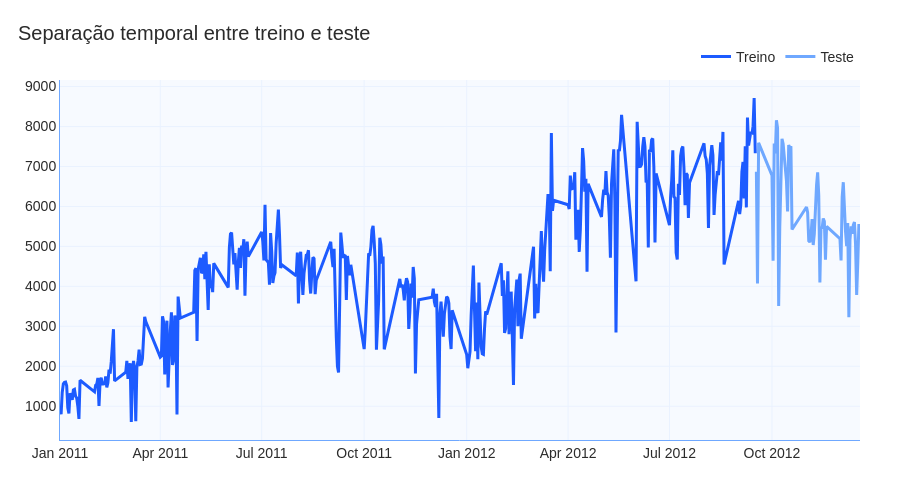

Here is the notebook cell this chart was saved with:
### Markdown cell above
### 05.06 Visualizar treino e teste

### Code cell
fig = go.Figure()

fig.add_trace(
    go.Scatter(
        x=treino["data_hora"],
        y=treino["demanda"],
        mode="lines",
        name="Treino",
        line=dict(color=CORES["azul_principal"], width=3)
    )
)

fig.add_trace(
    go.Scatter(
        x=teste["data_hora"],
        y=teste["demanda"],
        mode="lines",
        name="Teste",
        line=dict(color=CORES["azul_claro"], width=3)
    )
)

fig = aplicar_layout_padrao(
    fig,
    titulo="Separação temporal entre treino e teste",
    altura=500
)

fig.show()

### Figure 1 — Plotly figure (JSON) as saved in the notebook; plotly's stock layout.template omitted (floating-point values rounded to 4 significant figures; data arrays with more than 128 entries replaced by an {"elided": "..."} marker saying what was removed)
{"data": [{"line": {"color": "#1D5BFF", "width": 3}, "mode": "lines", "name": "Treino", "type": "scatter", "x": {"elided": "396 str values"}, "y": {"elided": "396 int values"}}, {"line": {"color": "#6FA8FF", "width": 3}, "mode": "lines", "name": "Teste", "type": "scatter", "x": ["2012-09-17T00:00:00.000000", "2012-09-18T00:00:00.000000", "2012-09-19T00:00:00.000000", "2012-10-01T00:00:00.000000", "2012-10-02T00:00:00.000000", "2012-10-03T00:00:00.000000", "2012-10-04T00:00:00.000000", "2012-10-05T00:00:00.000000", "2012-10-06T00:00:00.000000", "2012-10-07T00:00:00.000000", "2012-10-08T00:00:00.000000", "2012-10-09T00:00:00.000000", "2012-10-10T00:00:00.000000", "2012-10-11T00:00:00.000000", "2012-10-12T00:00:00.000000", "2012-10-13T00:00:00.000000", "2012-10-14T00:00:00.000000", "2012-10-15T00:00:00.000000", "2012-10-16T00:00:00.000000", "2012-10-17T00:00:00.000000", "2012-10-18T00:00:00.000000", "2012-10-19T00:00:00.000000", "2012-11-01T00:00:00.000000", "2012-11-02T00:00:00.000000", "2012-11-03T00:00:00.000000", "2012-11-04T00:00:00.000000", "2012-11-05T00:00:00.000000", "2012-11-06T00:00:00.000000", "2012-11-07T00:00:00.000000", "2012-11-08T00:00:00.000000", "2012-11-09T00:00:00.000000", "2012-11-10T00:00:00.000000", "2012-11-11T00:00:00.000000", "2012-11-12T00:00:00.000000", "2012-11-13T00:00:00.000000", "2012-11-14T00:00:00.000000", "2012-11-15T00:00:00.000000", "2012-11-16T00:00:00.000000", "2012-11-17T00:00:00.000000", "2012-11-18T00:00:00.000000", "2012-11-19T00:00:00.000000", "2012-12-01T00:00:00.000000", "2012-12-02T00:00:00.000000", "2012-12-03T00:00:00.000000", "2012-12-04T00:00:00.000000", "2012-12-05T00:00:00.000000", "2012-12-06T00:00:00.000000", "2012-12-07T00:00:00.000000", "2012-12-08T00:00:00.000000", "2012-12-09T00:00:00.000000", "2012-12-10T00:00:00.000000", "2012-12-11T00:00:00.000000", "2012-12-12T00:00:00.000000", "2012-12-13T00:00:00.000000", "2012-12-14T00:00:00.000000", "2012-12-15T00:00:00.000000", "2012-12-16T00:00:00.000000", "2012-12-17T00:00:00.000000", "2012-12-18T00:00:00.000000", "2012-12-19T00:00:00.000000"], "y": [6869, 4073, 7591, 6778, 4639, 7572, 7328, 8156, 7965, 3510, 5478, 6392, 7691, 7570, 7282, 7109, 6639, 5875, 7534, 7461, 7509, 5424, 5986, 5847, 5138, 5107, 5259, 5686, 5035, 5315, 5992, 6536, 6852, 6269, 4094, 5495, 5445, 5698, 5629, 4669, 5499, 5191, 4649, 6234, 6606, 5729, 5375, 5008, 5582, 3228, 5170, 5501, 5319, 5532, 5611, 5047, 3786, 4585, 5557, 5267]}], "layout": {"colorway": ["#1D5BFF", "#123C8C", "#6FA8FF", "#4C78A8", "#7DA6FF", "#9EC5FF"], "font": {"color": "#2B2B2B", "family": "Arial, sans-serif", "size": 14}, "height": 500, "hovermode": "x unified", "legend": {"orientation": "h", "x": 1, "xanchor": "right", "y": 1.02, "yanchor": "bottom"}, "margin": {"b": 60, "l": 60, "r": 40, "t": 80}, "paper_bgcolor": "#FFFFFF", "plot_bgcolor": "#F7FAFF", "title": {"text": "Separação temporal entre treino e teste", "x": 0.02}, "xaxis": {"gridcolor": "#EAF2FF", "linecolor": "#6FA8FF", "showgrid": true, "tickfont": {"color": "#2B2B2B"}, "title": {"font": {"color": "#2B2B2B"}}}, "yaxis": {"gridcolor": "#EAF2FF", "linecolor": "#6FA8FF", "showgrid": true, "tickfont": {"color": "#2B2B2B"}, "title": {"font": {"color": "#2B2B2B"}}}}}
